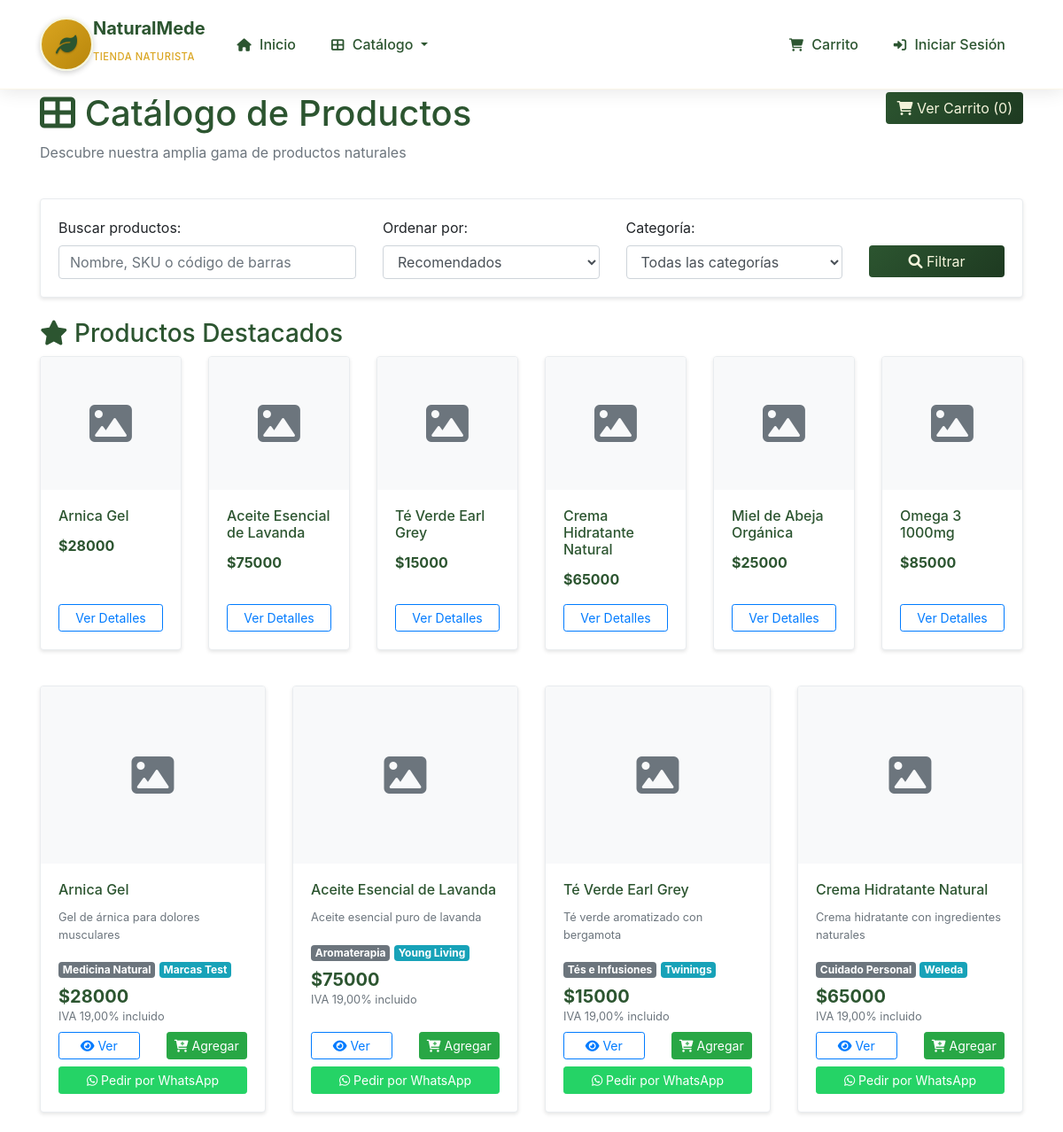
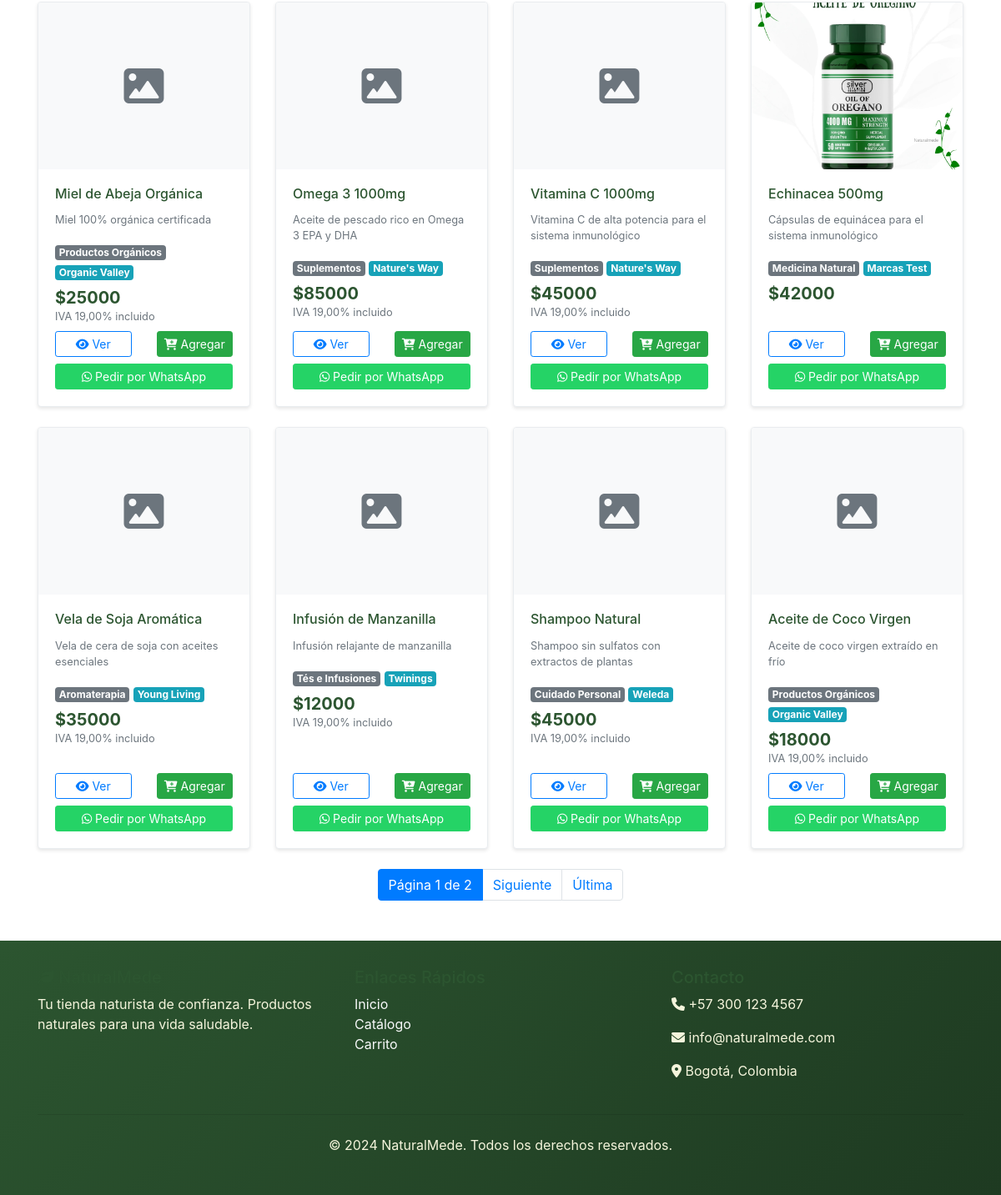
Page /catalog/ on the committed database (2 pictures, top to bottom).
### catalog/models.py (models this page shows, shortened)
class Product(models.Model):
    name = models.CharField(max_length=200, verbose_name="Nombre")
    slug = models.SlugField(unique=True, verbose_name="Slug")
    description = models.TextField(verbose_name="Descripción")
    short_description = models.CharField(max_length=300, blank=True, verbose_name="Descripción corta")
    category = models.ForeignKey(Category, on_delete=models.CASCADE, verbose_name="Categoría")
    brand = models.ForeignKey(Brand, on_delete=models.CASCADE, verbose_name="Marca")
    price = models.DecimalField(max_digits=10, decimal_places=2, validators=[MinValueValidator(Decimal('0.01'))], verbose_name="Precio")
    cost_price = models.DecimalField(max_digits=10, decimal_places=2, validators=[MinValueValidator(Decimal('0.01'))], verbose_name="Precio de costo")
    iva_percentage = models.DecimalField(max_digits=5, decimal_places=2, default=Decimal('19.00'), verbose_name="% IVA")
    sku = models.CharField(max_length=50, unique=True, verbose_name="SKU")
    barcode = models.CharField(max_length=50, blank=True, verbose_name="Código de barras")
    weight = models.DecimalField(max_digits=8, decimal_places=3, blank=True, null=True, verbose_name="Peso (kg)")
    dimensions = models.CharField(max_length=100, blank=True, verbose_name="Dimensiones")
    is_active = models.BooleanField(default=True, verbose_name="Activo")
    is_featured = models.BooleanField(default=False, verbose_name="Destacado")
    created_at = models.DateTimeField(auto_now_add=True, verbose_name="Creado en")
    updated_at = models.DateTimeField(auto_now=True, verbose_name="Actualizado en")
    class Meta:
        verbose_name = "Producto"
        verbose_name_plural = "Productos"
        ordering = ['-created_at']

class Category(models.Model):
    name = models.CharField(max_length=100, verbose_name="Nombre")
    slug = models.SlugField(unique=True, verbose_name="Slug")
    description = models.TextField(blank=True, verbose_name="Descripción")
    image = models.ImageField(upload_to='categories/', blank=True, null=True, verbose_name="Imagen")
    is_active = models.BooleanField(default=True, verbose_name="Activa")
    created_at = models.DateTimeField(auto_now_add=True, verbose_name="Creada en")
    updated_at = models.DateTimeField(auto_now=True, verbose_name="Actualizada en")
    class Meta:
        verbose_name = "Categoría"
        verbose_name_plural = "Categorías"
        ordering = ['name']

class Brand(models.Model):
    name = models.CharField(max_length=100, verbose_name="Nombre")
    slug = models.SlugField(unique=True, verbose_name="Slug")
    description = models.TextField(blank=True, verbose_name="Descripción")
    logo = models.ImageField(upload_to='brands/', blank=True, null=True, verbose_name="Logo")
    website = models.URLField(blank=True, verbose_name="Sitio web")
    is_active = models.BooleanField(default=True, verbose_name="Activa")
    created_at = models.DateTimeField(auto_now_add=True, verbose_name="Creada en")
    updated_at = models.DateTimeField(auto_now=True, verbose_name="Actualizada en")
    class Meta:
        verbose_name = "Marca"
        verbose_name_plural = "Marcas"
        ordering = ['name']

class ProductImage(models.Model):
    product = models.ForeignKey(Product, on_delete=models.CASCADE, related_name='images', verbose_name="Producto")
    image = models.ImageField(upload_to='products/', verbose_name="Imagen")
    alt_text = models.CharField(max_length=200, blank=True, verbose_name="Texto alternativo")
    is_primary = models.BooleanField(default=False, verbose_name="Imagen principal")
    order = models.PositiveIntegerField(default=0, verbose_name="Orden")
    created_at = models.DateTimeField(auto_now_add=True, verbose_name="Creada en")
    class Meta:
        verbose_name = "Imagen de producto"
        verbose_name_plural = "Imágenes de productos"
        ordering = ['order', 'created_at']

### catalog/views.py (the view, shortened to what this page needs)
# urls.py: path('catalog/', views.ProductListView.as_view(), name='product_list'),
class ProductListView(ListView):
    model = Product
    template_name = 'catalog/product_list.html'
    context_object_name = 'products'
    paginate_by = 12
    def get_queryset(self):
        queryset = Product.objects.filter(is_active=True).select_related('category', 'brand')
        category_slug = self.kwargs.get('category_slug')
        if category_slug:
            category = get_object_or_404(Category, slug=category_slug, is_active=True)
            queryset = queryset.filter(category=category)
        brand_slug = self.kwargs.get('brand_slug')
        if brand_slug:
            brand = get_object_or_404(Brand, slug=brand_slug, is_active=True)
            queryset = queryset.filter(brand=brand)
        search_query = self.request.GET.get('search')
        sort_by = self.request.GET.get('sort')
        if sort_by == 'price_asc':
            queryset = queryset.order_by('price')
        elif sort_by == 'price_desc':
            queryset = queryset.order_by('-price')
        elif sort_by == 'name':
            queryset = queryset.order_by('name')
        elif sort_by == 'newest':
            queryset = queryset.order_by('-created_at')
        else:
            queryset = queryset.order_by('-is_featured', '-created_at')
        return queryset
    def get_context_data(self, **kwargs):
        context = super().get_context_data(**kwargs)
        context['categories'] = Category.objects.filter(is_active=True)
        context['brands'] = Brand.objects.filter(is_active=True)
        context['featured_products'] = Product.objects.filter(is_active=True, is_featured=True)[:6]
        return context

### templates/catalog/product_list.html (shortened to what this page needs)
{% extends 'base.html' %}
{% load static %}
{% block content %}
<div class="container mt-4">
    <div class="row mb-4">
        <div class="col-md-8">
            <h1><i class="fas fa-th-large"></i> Catálogo de Productos</h1>
            <p class="text-muted">Descubre nuestra amplia gama de productos naturales</p>
        </div>
        <div class="col-md-4 text-right">
            <a href="{% url 'catalog:cart' %}" class="btn btn-primary">
                <i class="fas fa-shopping-cart"></i> Ver Carrito ({{ cart_items_count }})
            </a>
        </div>
    </div>
    <div class="row mb-4">
        <div class="col-md-12">
            <div class="card">
                <div class="card-body">
                    <form method="get" class="row">
                        <div class="col-md-4">
                            <label for="search">Buscar productos:</label>
                            <input type="text" class="form-control" id="search" name="search"
                                   value="{{ request.GET.search }}" placeholder="Nombre, SKU o código de barras">
                        </div>
                        <div class="col-md-3">
                            <label for="sort">Ordenar por:</label>
                            <select class="form-control" id="sort" name="sort">
                                <option value="">Recomendados</option>
                            </select>
                        </div>
                        <div class="col-md-3">
                            <label for="category">Categoría:</label>
                            <select class="form-control" id="category" name="category">
                                <option value="">Todas las categorías</option>
                            </select>
                        </div>
                        <div class="col-md-2">
                            <label>&nbsp;</label>
                            <button type="submit" class="btn btn-primary btn-block">
                                <i class="fas fa-search"></i> Filtrar
                            </button>
                        </div>
                    </form>
                </div>
            </div>
        </div>
    </div>
    {% if featured_products and not request.GET.search and not request.GET.category %}
    <div class="row mb-4">
        <div class="col-md-12">
            <h3><i class="fas fa-star"></i> Productos Destacados</h3>
            <div class="row">
                {% for product in featured_products %}
                <div class="col-md-2 mb-3">
                    <div class="card product-card h-100">
                        {% if product.images.first %}
                        <img src="{{ product.images.first.image.url }}" class="card-img-top" alt="{{ product.name }}" style="height: 150px; object-fit: cover;">
                        {% else %}
                        <div class="card-img-top bg-light d-flex align-items-center justify-content-center" style="height: 150px;">
                            <i class="fas fa-image fa-3x text-muted"></i>
                        </div>
                        {% endif %}
                        <div class="card-body d-flex flex-column">
                            <h6 class="card-title">{{ product.name|truncatechars:30 }}</h6>
                            <p class="card-text text-success font-weight-bold">
                                ${{ product.price|floatformat:0 }}
                            </p>
                            <div class="mt-auto">
                                <a href="{% url 'catalog:product_detail' product.slug %}" class="btn btn-sm btn-outline-primary btn-block">
                                    Ver Detalles
                                </a>
                            </div>
                        </div>
                    </div>
                </div>
                {% endfor %}
            </div>
        </div>
    </div>
    {% endif %}
    <div class="row">
        {% for product in products %}
        <div class="col-md-3 mb-4">
            <div class="card product-card h-100">
                {% if product.images.first %}
                <img src="{{ product.images.first.image.url }}" class="card-img-top" alt="{{ product.name }}" style="height: 200px; object-fit: cover;">
                {% else %}
                <div class="card-img-top bg-light d-flex align-items-center justify-content-center" style="height: 200px;">
                    <i class="fas fa-image fa-3x text-muted"></i>
                </div>
                {% endif %}
                <div class="card-body d-flex flex-column">
                    <h6 class="card-title">{{ product.name }}</h6>
                    <p class="card-text text-muted small">{{ product.short_description|truncatechars:60 }}</p>
                    <div class="mb-2">
                        <span class="badge badge-secondary">{{ product.category.name }}</span>
                        <span class="badge badge-info">{{ product.brand.name }}</span>
                    </div>
                    <div class="mb-2">
                        <span class="text-success font-weight-bold h5">${{ product.price|floatformat:0 }}</span>
                        {% if product.iva_percentage > 0 %}
                        <small class="text-muted d-block">IVA {{ product.iva_percentage }}% incluido</small>
                        {% endif %}
                    </div>
                    <div class="mt-auto">
                        <div class="row">
                            <div class="col-6">
                                <a href="{% url 'catalog:product_detail' product.slug %}" class="btn btn-sm btn-outline-primary btn-block">
                                    <i class="fas fa-eye"></i> Ver
                                </a>
                            </div>
                            <div class="col-6">
                                <button class="btn btn-sm btn-success btn-block" onclick="addToCart({{ product.id }})">
                                    <i class="fas fa-cart-plus"></i> Agregar
                                </button>
                            </div>
                        </div>
                        <div class="mt-2">
                            <button class="btn btn-sm btn-outline-success btn-block whatsapp-btn"
                                    onclick="sendWhatsAppMessage('Hola, me interesa el producto: {{ product.name }} - ${{ product.price|floatformat:0 }}')">
                                <i class="fab fa-whatsapp"></i> Pedir por WhatsApp
                            </button>
                        </div>
                    </div>
                </div>
            </div>
        </div>
        {% endfor %}
    </div>
    {% if is_paginated %}
    <nav aria-label="Paginación de productos">
        <ul class="pagination justify-content-center">
            <li class="page-item active">
                <span class="page-link">
                    Página {{ page_obj.number }} de {{ page_obj.paginator.num_pages }}
                </span>
            </li>
            {% if page_obj.has_next %}
            <li class="page-item">
                <a class="page-link" href="?page={{ page_obj.next_page_number }}">Siguiente</a>
            </li>
            <li class="page-item">
                <a class="page-link" href="?page={{ page_obj.paginator.num_pages }}">Última</a>
            </li>
            {% endif %}
        </ul>
    </nav>
    {% endif %}
</div>
{% endblock %}

### rows in the picture
Product: name "Arnica Gel", price "28000", short_description "Gel de árnica para dolores musculares", category.name "Medicina Natural", brand.name "Marcas Test", iva_percentage "19,00"
Product: name "Aceite Esencial de Lavanda", price "75000", short_description "Aceite esencial puro de lavanda", category.name "Aromaterapia", brand.name "Young Living", iva_percentage "19,00"
Product: name "Té Verde Earl Grey", price "15000", short_description "Té verde aromatizado con bergamota", category.name "Tés e Infusiones", brand.name "Twinings", iva_percentage "19,00"
Product: name "Crema Hidratante Natural", price "65000", short_description "Crema hidratante con ingredientes naturales", category.name "Cuidado Personal", brand.name "Weleda", iva_percentage "19,00"
Product: name "Miel de Abeja Orgánica", price "25000", short_description "Miel 100% orgánica certificada", category.name "Productos Orgánicos", brand.name "Organic Valley", iva_percentage "19,00"
Product: name "Omega 3 1000mg", price "85000", short_description "Aceite de pescado rico en Omega 3 EPA y DHA", category.name "Suplementos", brand.name "Nature's Way", iva_percentage "19,00"
Product: name "Vitamina C 1000mg", short_description "Vitamina C de alta potencia para el sistema inmunológico", category.name "Suplementos", brand.name "Nature's Way", price "45000", iva_percentage "19,00"
Product: images.first.image (picture), name "Echinacea 500mg", short_description "Cápsulas de equinácea para el sistema inmunológico", category.name "Medicina Natural", brand.name "Marcas Test", price "42000"
Product: name "Vela de Soja Aromática", short_description "Vela de cera de soja con aceites esenciales", category.name "Aromaterapia", brand.name "Young Living", price "35000", iva_percentage "19,00"
Product: name "Infusión de Manzanilla", short_description "Infusión relajante de manzanilla", category.name "Tés e Infusiones", brand.name "Twinings", price "12000", iva_percentage "19,00"
Product: name "Shampoo Natural", short_description "Shampoo sin sulfatos con extractos de plantas", category.name "Cuidado Personal", brand.name "Weleda", price "45000", iva_percentage "19,00"
Product: name "Aceite de Coco Virgen", short_description "Aceite de coco virgen extraído en frío", category.name "Productos Orgánicos", brand.name "Organic Valley", price "18000", iva_percentage "19,00"

### other values in the picture
{{ cart_items_count }} "0"
{{ page_obj.number }} "1"
{{ page_obj.paginator.num_pages }} "2"
